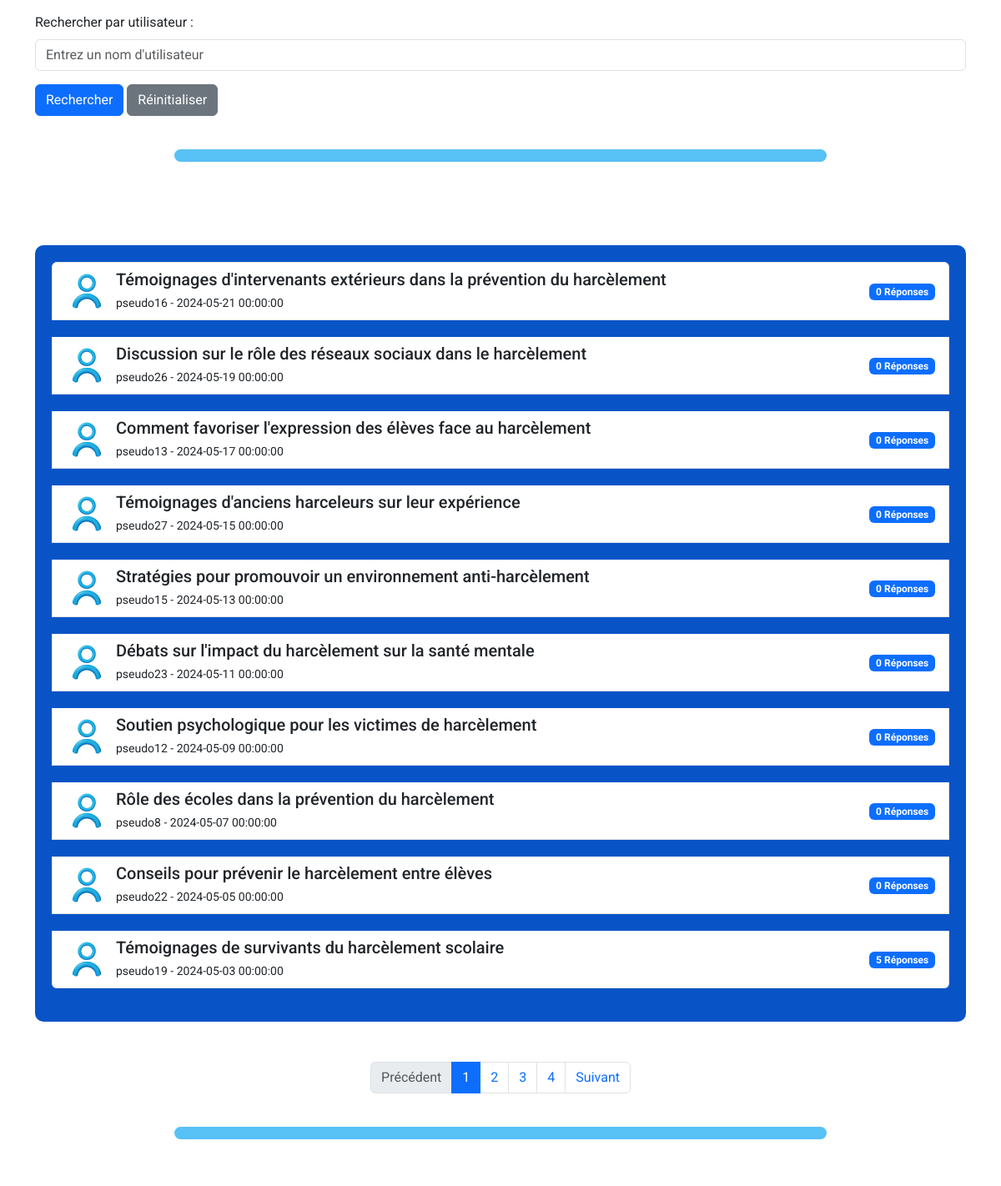
The app's page /pages/accueilForum.php (middle part), older data.
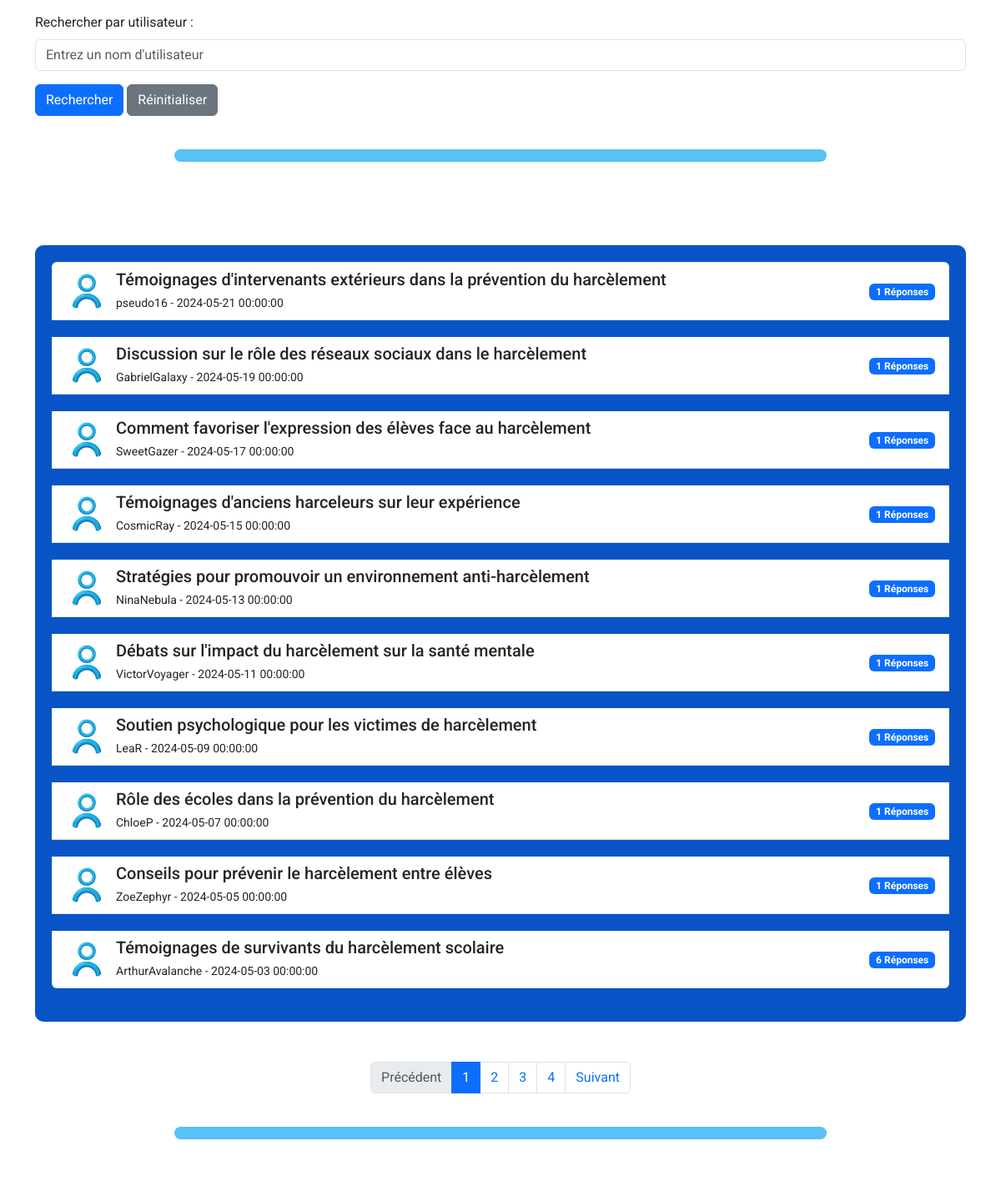
The same page, newer data.
### tables this page shows
CREATE TABLE `sujets_forum` (
    `id` int(11) NOT NULL AUTO_INCREMENT,
    `id_utilisateur` int(11) NOT NULL,
    `titre` varchar(255) NOT NULL,
    `contenu` text NOT NULL,
    `date_creation` datetime NOT NULL,
    `date_mise_a_jour` datetime DEFAULT NULL,
    PRIMARY KEY (`id`),
    CONSTRAINT `fk_sujets_utilisateur` FOREIGN KEY (`id_utilisateur`) REFERENCES `utilisateurs` (`id`)
);

CREATE TABLE `utilisateurs` (
    `id` int(11) NOT NULL AUTO_INCREMENT,   
    `firstName` varchar(255),      
    `name` varchar(255),           
    `userName` varchar(255) NOT NULL,       
    `mail` varchar(255) NOT NULL,           
    `photo_avatar` varchar(255) DEFAULT '/Balance_ton_bully/assets/avatarProfil.png', 
    `password` varchar(255) NOT NULL,       
    `token` varchar(50) DEFAULT NULL,
    `id_role` int(11) DEFAULT 2,             
    PRIMARY KEY (`id`)                      
);

### pages/accueilForum.php (the view, shortened to what this page needs)
<?php
function compterSujets($dbh) {
    $countSql = "SELECT COUNT(*) AS total FROM sujets_forum";
    $stmt = $dbh->query($countSql);
    return $stmt->fetch(PDO::FETCH_ASSOC)['total'];
}
function recupererSujets($dbh, $limit, $offset, $searchTitle, $searchUser) {
    $sql = "SELECT sujets_forum.*, COUNT(reponses_forum.id_reponse) AS nombre_reponses, utilisateurs.userName, utilisateurs.photo_avatar
            FROM sujets_forum
            LEFT JOIN reponses_forum ON sujets_forum.id = reponses_forum.id_sujet
            LEFT JOIN utilisateurs ON sujets_forum.id_utilisateur = utilisateurs.id";
    $sql .= " GROUP BY sujets_forum.id
              ORDER BY sujets_forum.date_creation DESC
              LIMIT :limit OFFSET :offset";
    $stmt = $dbh->prepare($sql);
    $stmt->bindValue(':limit', $limit, PDO::PARAM_INT);
    $stmt->bindValue(':offset', $offset, PDO::PARAM_INT);
    $stmt->execute();
    return $stmt;
}
try {
    $dbh = dbConnexion();
    $limit = 10;
    $page = isset($_GET['page']) ? $_GET['page'] : 1;
    $offset = ($page - 1) * $limit;
    $totalRows = compterSujets($dbh);
    $totalPages = ceil($totalRows / $limit);
    $searchTitle = isset($_GET['searchTitle']) ? trim($_GET['searchTitle']) : '';
    $searchUser = isset($_GET['searchUser']) ? trim($_GET['searchUser']) : '';
    $result = recupererSujets($dbh, $limit, $offset, $searchTitle, $searchUser);
} catch (PDOException $e) {
    echo "Erreur PDO : " . $e->getMessage();
    exit();
}
?>
<!DOCTYPE html>
<html lang="fr">
<head>
    <link href="https://cdn.jsdelivr.net/npm/bootstrap@5.3.3/dist/css/bootstrap.min.css" rel="stylesheet">
    <link rel="stylesheet" href="../css/style.css">
    <link rel="stylesheet" href="../css/styleForum.css">
</head>
<body>
<?php include('../includes/headerNav.php') ?>
<div class="container mt-5">
    <br>
    <form method="GET" action="">
        <div class="mb-3">
            <label for="searchUser" class="form-label">Rechercher par utilisateur :</label>
            <input type="text" class="form-control" id="searchUser" name="searchUser" placeholder="Entrez un nom d'utilisateur">
        </div>
        <div class="mb-3">
            <button type="submit" class="btn btn-primary">Rechercher</button>
            <a href="accueilForum.php" class="btn btn-secondary">Réinitialiser</a>
        </div>
    </form>
    <br>
    <div class="transition"></div>
    <div class="sujets-container">
        <div class="list-group">
            <?php if ($result->rowCount() > 0) : ?>
                <?php while($row = $result->fetch(PDO::FETCH_ASSOC)) : ?>
                    <a href="sujet.php?id=<?php echo $row['id']; ?>" class="list-group-item sujet">
                        <div class="d-flex align-items-center">
                            <img src="<?php echo $row['photo_avatar']; ?>" alt="Avatar" class="avatar mr-3">
                            <div>
                                <h5 class="mb-1"><?php echo $row['titre']; ?></h5>
                                <small><?php echo $row['userName']; ?> - <?php echo $row['date_creation']; ?> </small>
                            </div>
                            <div class="nombre-reponses">
                                <span class="badge bg-primary"><?php echo $row['nombre_reponses']; ?> Réponses</span>
                            </div>
                        </div>
                    </a>
                <?php endwhile; ?>
            <?php else : ?>
                <p>Aucun sujet trouvé.</p>
            <?php endif; ?>
        </div>
    </div>
    <br>
    <?php if ($totalPages > 1) : ?>
        <nav aria-label="Pagination" class="mt-4">
            <ul class="pagination justify-content-center">
                <li class="page-item <?php echo $page <= 1 ? 'disabled' : ''; ?>">
                    <a class="page-link" href="?page=<?php echo $page - 1; ?>" tabindex="-1">Précédent</a>
                </li>
                <?php for ($i = 1; $i <= $totalPages; $i++) : ?>
                    <?php
                    $pageDelta = 2;
                    if ($i >= $page - $pageDelta && $i <= $page + $pageDelta) :
                        ?>
                        <li class="page-item <?php echo $page == $i ? 'active' : ''; ?>">
                            <a class="page-link" href="?page=<?php echo $i; ?>"><?php echo $i; ?></a>
                        </li>
                    <?php elseif ($i == 1 || $i == $totalPages) : ?>
                        <li class="page-item">
                            <a class="page-link" href="?page=<?php echo $i; ?>"><?php echo $i; ?></a>
                        </li>
                    <?php endif; ?>
                <?php endfor; ?>
                <li class="page-item <?php echo $page >= $totalPages ? 'disabled' : ''; ?>">
                    <a class="page-link" href="?page=<?php echo $page + 1; ?>">Suivant</a>
                </li>
            </ul>
        </nav>
    <?php endif; ?>
    <br>
    <div class="transition"></div>
</div>
<?php include('../includes/footer.php') ?>
</body>
</html>

### includes/headerNav.php (shortened to what this page needs)
<!DOCTYPE html>
<html lang="en">
<head>
    <link href="../css/style.css" rel="stylesheet">
    <link href="https://cdn.jsdelivr.net/npm/bootstrap@5.3.3/dist/css/bootstrap.min.css" rel="stylesheet">
    <link href="https://cdn.jsdelivr.net/npm/bootstrap-icons@1.8.1/font/bootstrap-icons.css" rel="stylesheet">
    <link href="../css/style.css" rel="stylesheet">
    <link href="../css/styleNav.css" rel="stylesheet">
</head>
<body>
</body>
</html>

### includes/footer.php (shortened to what this page needs)
<link rel="stylesheet" href="../css/style.css">

### css/style.css (style rules this page uses)
* { font-family: "Roboto"; margin: 0; box-sizing: border-box; padding: 0; }
.transition { display: flex; justify-content: center; align-items: center; height: 15px; margin-left: 15%; margin-right: 15%; background: #58C1F5; border-radius: 13px; margin-bottom: 100px; }

### css/styleForum.css (style rules this page uses)
.avatar { width: 50px; height: 50px; border-radius: 50%; margin-right: 10px; }
.sujet { margin-bottom: 20px; }
.nombre-reponses { margin-left: auto; }
.sujets-container { background-color: #0854C7; padding: 20px; border-radius: 10px; margin-top: 20px; }

Row changes from the older to the newer data that the page shows:
computed for sujets_forum "Témoignages d'intervenants extérieurs dans la prévention du harcèlement": nombre_reponses "0" → "1"
changed through a linked row, sujets_forum "Discussion sur le rôle des réseaux sociaux dans le harcèlement": id_utilisateur.userName "pseudo26" → "GabrielGalaxy"; nombre_reponses "0" → "1"
changed through a linked row, sujets_forum "Comment favoriser l'expression des élèves face au harcèlement": id_utilisateur.userName "pseudo13" → "SweetGazer"; nombre_reponses "0" → "1"
changed through a linked row, sujets_forum "Témoignages d'anciens harceleurs sur leur expérience": id_utilisateur.userName "pseudo27" → "CosmicRay"; nombre_reponses "0" → "1"
changed through a linked row, sujets_forum "Stratégies pour promouvoir un environnement anti-harcèlement": id_utilisateur.userName "pseudo15" → "NinaNebula"; nombre_reponses "0" → "1"
changed through a linked row, sujets_forum "Débats sur l'impact du harcèlement sur la santé mentale": id_utilisateur.userName "pseudo23" → "VictorVoyager"; nombre_reponses "0" → "1"
changed through a linked row, sujets_forum "Soutien psychologique pour les victimes de harcèlement": id_utilisateur.userName "pseudo12" → "LeaR"; nombre_reponses "0" → "1"
changed through a linked row, sujets_forum "Rôle des écoles dans la prévention du harcèlement": id_utilisateur.userName "pseudo8" → "ChloeP"; nombre_reponses "0" → "1"
changed through a linked row, sujets_forum "Conseils pour prévenir le harcèlement entre élèves": id_utilisateur.userName "pseudo22" → "ZoeZephyr"; nombre_reponses "0" → "1"
changed through a linked row, sujets_forum "Témoignages de survivants du harcèlement scolaire": id_utilisateur.userName "pseudo19" → "ArthurAvalanche"; nombre_reponses "5" → "6"
